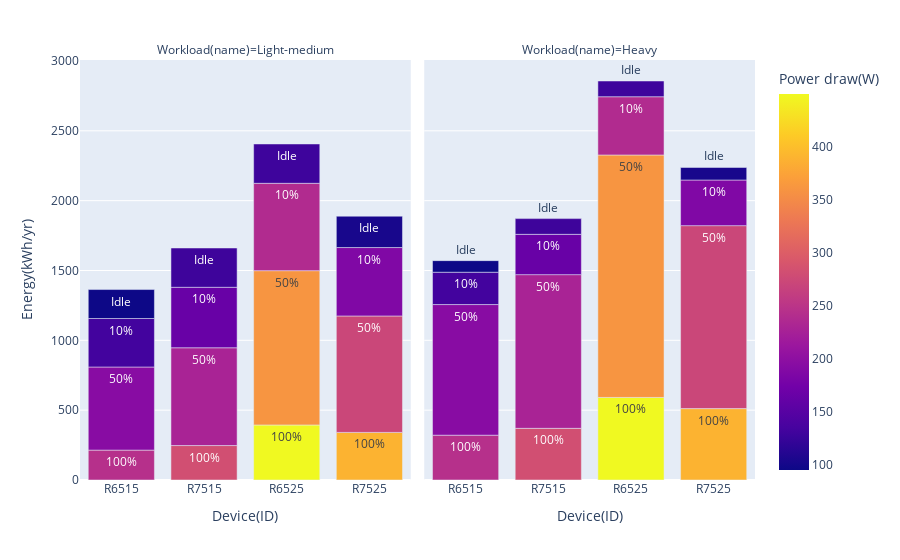

Notebook source saved alongside this figure:
### Code cell
import plotly.express as px

fig = px.bar(df, x="Device(ID)", color="Power draw(W)", y="Energy(kWh/yr)", text="Load(mode)", facet_col="Workload(name)")
fig.show()

### Figure 1 — Plotly figure (JSON) as saved in the notebook; plotly's stock layout.template omitted (floating-point values rounded to 4 significant figures)
{"data": [{"alignmentgroup": "True", "hovertemplate": "Workload(name)=Light-medium<br>Device(ID)=%{x}<br>Energy(kWh/yr)=%{y}<br>Load(mode)=%{text}<br>Power draw(W)=%{marker.color}<extra></extra>", "legendgroup": "", "marker": {"color": [244.2, 194.1, 132.1, 94.7, 281.5, 228.4, 164.7, 128.4, 449.8, 360.3, 238, 128.6, 389, 271.9, 186.4, 102.5], "coloraxis": "coloraxis", "pattern": {"shape": ""}}, "name": "", "offsetgroup": "", "orientation": "v", "showlegend": false, "text": ["100%", "50%", "10%", "Idle", "100%", "50%", "10%", "Idle", "100%", "50%", "10%", "Idle", "100%", "50%", "10%", "Idle"], "textposition": "auto", "type": "bar", "x": ["R6515", "R6515", "R6515", "R6515", "R7515", "R7515", "R7515", "R7515", "R6525", "R6525", "R6525", "R6525", "R7525", "R7525", "R7525", "R7525"], "xaxis": "x", "y": [213.9, 595.1, 347.2, 207.4, 246.6, 700.3, 432.8, 281.2, 394.0, 1105.0, 625.5, 281.6, 340.8, 833.6, 489.9, 224.5], "yaxis": "y"}, {"alignmentgroup": "True", "hovertemplate": "Workload(name)=Heavy<br>Device(ID)=%{x}<br>Energy(kWh/yr)=%{y}<br>Load(mode)=%{text}<br>Power draw(W)=%{marker.color}<extra></extra>", "legendgroup": "", "marker": {"color": [244.2, 194.1, 132.1, 94.7, 281.5, 228.4, 164.7, 128.4, 449.8, 360.3, 238, 128.6, 389, 271.9, 186.4, 102.5], "coloraxis": "coloraxis", "pattern": {"shape": ""}}, "name": "", "offsetgroup": "", "orientation": "v", "showlegend": false, "text": ["100%", "50%", "10%", "Idle", "100%", "50%", "10%", "Idle", "100%", "50%", "10%", "Idle", "100%", "50%", "10%", "Idle"], "textposition": "auto", "type": "bar", "x": ["R6515", "R6515", "R6515", "R6515", "R7515", "R7515", "R7515", "R7515", "R6525", "R6525", "R6525", "R6525", "R7525", "R7525", "R7525", "R7525"], "xaxis": "x2", "y": [320.9, 935.2, 231.4, 82.96, 369.9, 1100.0, 288.6, 112.5, 591.0, 1736.0, 417.0, 112.7, 511.1, 1310.0, 326.6, 89.79], "yaxis": "y2"}], "layout": {"annotations": [{"font": {}, "showarrow": false, "text": "Workload(name)=Light-medium", "x": 0.245, "xanchor": "center", "xref": "paper", "y": 1, "yanchor": "bottom", "yref": "paper"}, {"font": {}, "showarrow": false, "text": "Workload(name)=Heavy", "x": 0.755, "xanchor": "center", "xref": "paper", "y": 1, "yanchor": "bottom", "yref": "paper"}], "barmode": "relative", "coloraxis": {"colorbar": {"title": {"text": "Power draw(W)"}}, "colorscale": [[0, "#0d0887"], [0.1111, "#46039f"], [0.2222, "#7201a8"], [0.3333, "#9c179e"], [0.4444, "#bd3786"], [0.5556, "#d8576b"], [0.6667, "#ed7953"], [0.7778, "#fb9f3a"], [0.8889, "#fdca26"], [1, "#f0f921"]]}, "legend": {"tracegroupgap": 0}, "margin": {"t": 60}, "xaxis": {"anchor": "y", "domain": [0, 0.49], "title": {"text": "Device(ID)"}}, "xaxis2": {"anchor": "y2", "domain": [0.51, 1], "matches": "x", "title": {"text": "Device(ID)"}}, "yaxis": {"anchor": "x", "domain": [0, 1], "title": {"text": "Energy(kWh/yr)"}}, "yaxis2": {"anchor": "x2", "domain": [0, 1], "matches": "y", "showticklabels": false}}}
